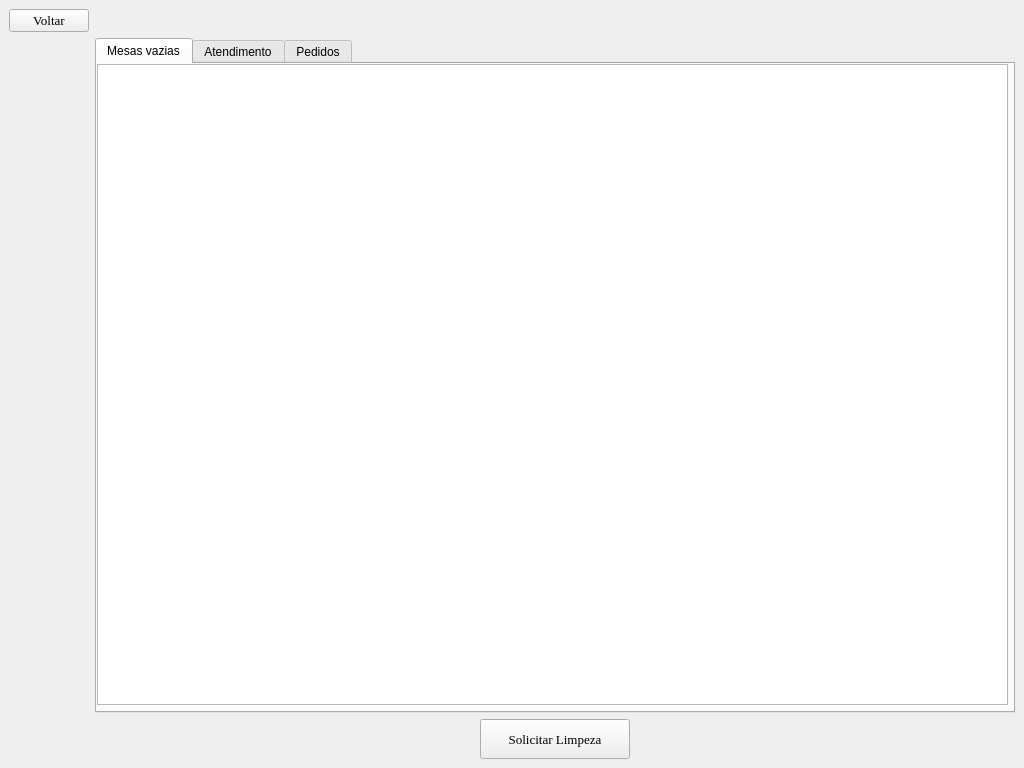
<?xml version="1.0" encoding="UTF-8"?>
<ui version="4.0">
 <class>garcom</class>
 <widget class="QMainWindow" name="garcom">
  <property name="geometry">
   <rect>
    <x>0</x>
    <y>0</y>
    <width>1024</width>
    <height>768</height>
   </rect>
  </property>
  <property name="minimumSize">
   <size>
    <width>1024</width>
    <height>768</height>
   </size>
  </property>
  <property name="windowTitle">
   <string>Garçom</string>
  </property>
  <widget class="QWidget" name="centralwidget">
   <layout class="QGridLayout" name="gridLayout">
    <item row="3" column="1">
     <layout class="QHBoxLayout" name="horizontalLayout">
      <item>
       <widget class="QPushButton" name="b_solicitar_limpeza">
        <property name="minimumSize">
         <size>
          <width>0</width>
          <height>40</height>
         </size>
        </property>
        <property name="maximumSize">
         <size>
          <width>150</width>
          <height>16777215</height>
         </size>
        </property>
        <property name="font">
         <font>
          <family>Georgia</family>
          <pointsize>10</pointsize>
          <italic>false</italic>
          <bold>false</bold>
         </font>
        </property>
        <property name="styleSheet">
         <string notr="true">font: 10pt &quot;Georgia&quot;;</string>
        </property>
        <property name="text">
         <string>Solicitar Limpeza</string>
        </property>
       </widget>
      </item>
     </layout>
    </item>
    <item row="0" column="1">
     <spacer name="horizontalSpacer">
      <property name="orientation">
       <enum>Qt::Horizontal</enum>
      </property>
      <property name="sizeHint" stdset="0">
       <size>
        <width>40</width>
        <height>20</height>
       </size>
      </property>
     </spacer>
    </item>
    <item row="2" column="0">
     <spacer name="verticalSpacer">
      <property name="orientation">
       <enum>Qt::Vertical</enum>
      </property>
      <property name="sizeHint" stdset="0">
       <size>
        <width>20</width>
        <height>40</height>
       </size>
      </property>
     </spacer>
    </item>
    <item row="0" column="0">
     <widget class="QPushButton" name="pushButton_4">
      <property name="font">
       <font>
        <family>Georgia</family>
        <pointsize>10</pointsize>
        <italic>false</italic>
        <bold>false</bold>
       </font>
      </property>
      <property name="styleSheet">
       <string notr="true">font: 10pt &quot;Georgia&quot;;</string>
      </property>
      <property name="text">
       <string>Voltar</string>
      </property>
     </widget>
    </item>
    <item row="1" column="1" rowspan="2">
     <widget class="QTabWidget" name="pedidos">
      <property name="styleSheet">
       <string notr="true">font: 10pt &quot;Georgia&quot;;</string>
      </property>
      <property name="currentIndex">
       <number>0</number>
      </property>
      <widget class="QWidget" name="mesas_vazias">
       <attribute name="title">
        <string>Mesas vazias</string>
       </attribute>
       <widget class="QTableView" name="tableView_2">
        <property name="geometry">
         <rect>
          <x>0</x>
          <y>0</y>
          <width>911</width>
          <height>641</height>
         </rect>
        </property>
       </widget>
      </widget>
      <widget class="QWidget" name="atendimento">
       <attribute name="title">
        <string>Atendimento</string>
       </attribute>
       <widget class="QTableView" name="tableView">
        <property name="geometry">
         <rect>
          <x>0</x>
          <y>0</y>
          <width>911</width>
          <height>641</height>
         </rect>
        </property>
       </widget>
      </widget>
      <widget class="QWidget" name="tab">
       <attribute name="title">
        <string>Pedidos</string>
       </attribute>
       <widget class="QTableView" name="tableView_3">
        <property name="geometry">
         <rect>
          <x>0</x>
          <y>0</y>
          <width>911</width>
          <height>641</height>
         </rect>
        </property>
       </widget>
      </widget>
     </widget>
    </item>
   </layout>
  </widget>
  <widget class="QMenuBar" name="menubar">
   <property name="geometry">
    <rect>
     <x>0</x>
     <y>0</y>
     <width>1024</width>
     <height>25</height>
    </rect>
   </property>
  </widget>
 </widget>
 <tabstops>
  <tabstop>pushButton_4</tabstop>
  <tabstop>pedidos</tabstop>
  <tabstop>tableView</tabstop>
  <tabstop>tableView_2</tabstop>
  <tabstop>b_solicitar_limpeza</tabstop>
 </tabstops>
 <resources/>
 <connections>
  <connection>
   <sender>pushButton_4</sender>
   <signal>clicked()</signal>
   <receiver>garcom</receiver>
   <slot>close()</slot>
   <hints>
    <hint type="sourcelabel">
     <x>84</x>
     <y>38</y>
    </hint>
    <hint type="destinationlabel">
     <x>477</x>
     <y>120</y>
    </hint>
   </hints>
  </connection>
 </connections>
</ui>
